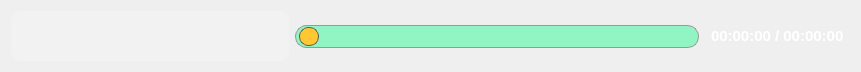
   <widget class="QFrame" name="frame_3">
    <property name="geometry">
     <rect>
      <x>10</x>
      <y>480</y>
      <width>861</width>
      <height>66</height>
     </rect>
    </property>
    <property name="frameShape">
     <enum>QFrame::NoFrame</enum>
    </property>
    <property name="frameShadow">
     <enum>QFrame::Raised</enum>
    </property>
    <layout class="QHBoxLayout" name="horizontalLayout_2">
     <item>
      <widget class="QFrame" name="frame_4">
       <property name="styleSheet">
        <string notr="true">background-color: rgba(255, 255, 255, 50);
border-radius:10px;</string>
       </property>
       <property name="frameShape">
        <enum>QFrame::NoFrame</enum>
       </property>
       <property name="frameShadow">
        <enum>QFrame::Raised</enum>
       </property>
       <layout class="QHBoxLayout" name="horizontalLayout">
        <item>
         <widget class="QPushButton" name="play_btn">
          <property name="minimumSize">
           <size>
            <width>30</width>
            <height>30</height>
           </size>
          </property>
          <property name="cursor">
           <cursorShape>PointingHandCursor</cursorShape>
          </property>
          <property name="styleSheet">
           <string notr="true">QPushButton{
	background-color: rgba(255, 255, 255, 0);
	background-repeat:no-repeat;
	border:none;
	background-position:center center;

}

QPushButton:hover{
	background-color: rgba(255,255,255,100);
}
</string>
          </property>
          <property name="text">
           <string/>
          </property>
          <property name="icon">
           <iconset resource="res.qrc">
            <normaloff>:/img/utils/images/pase.png</normaloff>:/img/utils/images/pase.png</iconset>
          </property>
          <property name="flat">
           <bool>true</bool>
          </property>
         </widget>
        </item>
        <item>
         <widget class="QPushButton" name="pause_btn">
          <property name="minimumSize">
           <size>
            <width>30</width>
            <height>30</height>
           </size>
          </property>
          <property name="cursor">
           <cursorShape>PointingHandCursor</cursorShape>
          </property>
          <property name="styleSheet">
           <string notr="true">QPushButton{
	background-color: rgba(255, 255, 255, 0);
	background-repeat:no-repeat;
	border:none;
	background-position:center center;

}

QPushButton:hover{
	background-color: rgba(255,255,255,100);
}
</string>
          </property>
          <property name="text">
           <string/>
          </property>
          <property name="icon">
           <iconset resource="res.qrc">
            <normaloff>:/img/utils/images/play.png</normaloff>:/img/utils/images/play.png</iconset>
          </property>
          <property name="flat">
           <bool>true</bool>
          </property>
         </widget>
        </item>
        <item>
         <widget class="QPushButton" name="stop_btn">
          <property name="minimumSize">
           <size>
            <width>30</width>
            <height>30</height>
           </size>
          </property>
          <property name="cursor">
           <cursorShape>PointingHandCursor</cursorShape>
          </property>
          <property name="styleSheet">
           <string notr="true">QPushButton{
	background-color: rgba(255, 255, 255, 0);
	background-repeat:no-repeat;
	border:none;
	background-position:center center;

}

QPushButton:hover{
	background-color: rgba(255,255,255,100);
}
</string>
          </property>
          <property name="text">
           <string/>
          </property>
          <property name="icon">
           <iconset resource="res.qrc">
            <normaloff>:/img/utils/images/stop.png</normaloff>:/img/utils/images/stop.png</iconset>
          </property>
          <property name="flat">
           <bool>true</bool>
          </property>
         </widget>
        </item>
        <item>
         <widget class="QPushButton" name="previous_btn">
          <property name="minimumSize">
           <size>
            <width>30</width>
            <height>30</height>
           </size>
          </property>
          <property name="cursor">
           <cursorShape>PointingHandCursor</cursorShape>
          </property>
          <property name="styleSheet">
           <string notr="true">QPushButton{
	background-color: rgba(255, 255, 255, 0);
	background-repeat:no-repeat;
	border:none;
	background-position:center center;

}

QPushButton:hover{
	background-color: rgba(255,255,255,100);
}
</string>
          </property>
          <property name="text">
           <string/>
          </property>
          <property name="icon">
           <iconset resource="res.qrc">
            <normaloff>:/img/utils/images/pre.png</normaloff>:/img/utils/images/pre.png</iconset>
          </property>
          <property name="flat">
           <bool>true</bool>
          </property>
         </widget>
        </item>
        <item>
         <widget class="QPushButton" name="next_btn">
          <property name="minimumSize">
           <size>
            <width>32</width>
            <height>30</height>
           </size>
          </property>
          <property name="maximumSize">
           <size>
            <width>25</width>
            <height>16777215</height>
           </size>
          </property>
          <property name="cursor">
           <cursorShape>PointingHandCursor</cursorShape>
          </property>
          <property name="styleSheet">
           <string notr="true">QPushButton{
	background-color: rgba(255, 255, 255, 0);
	background-repeat:no-repeat;
	border:none;
	background-position:center center;

}

QPushButton:hover{
	background-color: rgba(255,255,255,100);
}
</string>
          </property>
          <property name="text">
           <string/>
          </property>
          <property name="icon">
           <iconset resource="res.qrc">
            <normaloff>:/img/utils/images/next.png</normaloff>:/img/utils/images/next.png</iconset>
          </property>
          <property name="iconSize">
           <size>
            <width>32</width>
            <height>16</height>
           </size>
          </property>
          <property name="flat">
           <bool>true</bool>
          </property>
         </widget>
        </item>
        <item>
         <widget class="QPushButton" name="loop_one_btn">
          <property name="minimumSize">
           <size>
            <width>32</width>
            <height>30</height>
           </size>
          </property>
          <property name="maximumSize">
           <size>
            <width>25</width>
            <height>16777215</height>
           </size>
          </property>
          <property name="cursor">
           <cursorShape>PointingHandCursor</cursorShape>
          </property>
          <property name="styleSheet">
           <string notr="true">QPushButton{
	background-color: rgba(255, 255, 255, 0);
	background-repeat:no-repeat;
	border:none;
	background-position:center center;

}

QPushButton:hover{
	background-color: rgba(255,255,255,100);
}

QPushButton:checked{
	background-color: rgba(255,255,255,100);
}
</string>
          </property>
          <property name="text">
           <string/>
          </property>
          <property name="icon">
           <iconset resource="res.qrc">
            <normaloff>:/img/utils/images/loop-one.png</normaloff>:/img/utils/images/loop-one.png</iconset>
          </property>
          <property name="iconSize">
           <size>
            <width>32</width>
            <height>16</height>
           </size>
          </property>
          <property name="checkable">
           <bool>true</bool>
          </property>
          <property name="flat">
           <bool>true</bool>
          </property>
         </widget>
        </item>
        <item>
         <widget class="QPushButton" name="shuffle_songs_btn">
          <property name="minimumSize">
           <size>
            <width>32</width>
            <height>30</height>
           </size>
          </property>
          <property name="maximumSize">
           <size>
            <width>25</width>
            <height>16777215</height>
           </size>
          </property>
          <property name="cursor">
           <cursorShape>PointingHandCursor</cursorShape>
          </property>
          <property name="styleSheet">
           <string notr="true">QPushButton{
	background-color: rgba(255, 255, 255, 0);
	background-repeat:no-repeat;
	border:none;
	background-position:center center;

}

QPushButton:hover{
	background-color: rgba(255,255,255,100);
}


QPushButton:checked{
	background-color: rgba(255,255,255,100);
}
</string>
          </property>
          <property name="text">
           <string/>
          </property>
          <property name="icon">
           <iconset resource="res.qrc">
            <normaloff>:/img/utils/images/play-random.png</normaloff>:/img/utils/images/play-random.png</iconset>
          </property>
          <property name="iconSize">
           <size>
            <width>32</width>
            <height>16</height>
           </size>
          </property>
          <property name="checkable">
           <bool>true</bool>
          </property>
          <property name="flat">
           <bool>true</bool>
          </property>
         </widget>
        </item>
       </layout>
      </widget>
     </item>
     <item>
      <widget class="QSlider" name="music_slider">
       <property name="minimumSize">
        <size>
         <width>0</width>
         <height>50</height>
        </size>
       </property>
       <property name="cursor">
        <cursorShape>PointingHandCursor</cursorShape>
       </property>
       <property name="styleSheet">
        <string notr="true">QSlider::groove:horizontal {
    border: 1px solid #999999;
    height: 15px;
   padding:3px;
	background: rgba(0, 255, 127, 100);
    margin: 2px 0;
	border-radius:11px;
}

QSlider::handle:horizontal {
    background:  rgb(255, 200, 50);
    border: 1px solid #5c5c5c;
    width: 18px;
    margin: -2px 0;
    border-radius: 9px;
}</string>
       </property>
       <property name="orientation">
        <enum>Qt::Horizontal</enum>
       </property>
      </widget>
     </item>
     <item>
      <widget class="QLabel" name="time_label">
       <property name="maximumSize">
        <size>
         <width>16777215</width>
         <height>35</height>
        </size>
       </property>
       <property name="font">
        <font>
         <pointsize>11</pointsize>
         <weight>75</weight>
         <bold>true</bold>
        </font>
       </property>
       <property name="styleSheet">
        <string notr="true">color: rgb(255, 255, 255);
padding:2px;
border-radius:5px</string>
       </property>
       <property name="text">
        <string>00:00:00 / 00:00:00</string>
       </property>
      </widget>
     </item>
    </layout>
   </widget>
